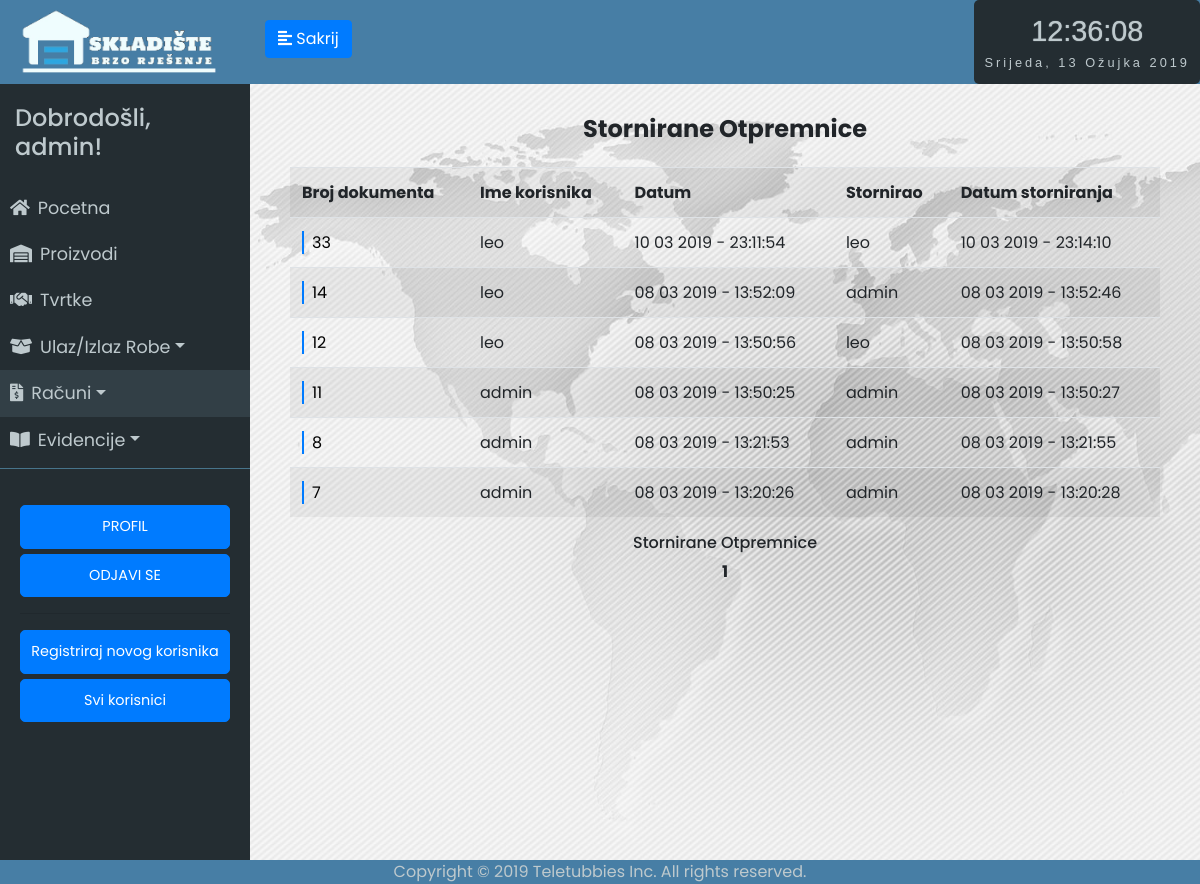
/receipts_izlaz_storno/1 (signed in), run on the app's committed database.
### app/models.py (models this page shows, shortened)
class User(UserMixin, db.Model):
	id = db.Column(db.Integer, primary_key=True)
	username = db.Column(db.String(64), index=True, unique=True)
	email = db.Column(db.String(120), index=True, unique=True)
	password_hash = db.Column(db.String(128))
	last_seen = db.Column(db.DateTime, default=datetime.utcnow)
	rank = db.Column(db.String(32))
	status = db.Column(db.String(32))
	evidencija = db.relationship('Evidencija', backref='user', lazy='dynamic')
	receipt = db.relationship('Receipt', backref='stornoUser', lazy='dynamic')

class Receipt(db.Model):
	id = db.Column(db.Integer, primary_key=True)
	status = db.Column(db.String(64))
	date = db.Column(db.DateTime, default=datetime.utcnow)
	receipt_type = db.Column(db.String(64))
	evidencija = db.relationship('Evidencija', backref='receipt', lazy='dynamic')
	storno_date = db.Column(db.DateTime, nullable=True)
	storno_user = db.Column(db.Integer, db.ForeignKey('user.id'), nullable=True)

### app/routes.py (the view)
@app.route('/receipts_izlaz_storno/<int:page_num>')
@login_required
def receipts_izlaz_storno(page_num):
	form = SearchReceiptNumber()
	receipts = Receipt.query.filter_by(receipt_type="izlaz", status="storno").order_by(Receipt.date.desc()).paginate(per_page=7, page=page_num, error_out=True)
	return render_template('receipts_izlaz_storno.html', title='Racuni', receipts=receipts, form = form)

### app/models.py (called while the page is built)
@login.user_loader
def load_user(id):
	return User.query.get(int(id))

### app/routes.py (called while the page is built)
@app.before_request
def before_request():
	if current_user.is_authenticated:
		current_user.last_seen = datetime.utcnow()
		db.session.commit()

### app/templates/receipts_izlaz_storno.html (shortened to what this page needs)
{% extends "base.html" %}
{% block racuni %}active{% endblock %}
{% block content %}
<div class="unos-p">
    <h4><strong>Stornirane Otpremnice</strong></h4>
    <table class="table table-striped">
        <tr>
            <th>Broj dokumenta</th>
            <th>Ime korisnika</th>
            <th>Datum</th>
            <th>Stornirao</th>
            <th>Datum storniranja</th>
        </tr>
    {% for receipt in receipts.items %}
        <tr>
            <td><a href="/receipt/{{receipt.id}}" class="dekoracija">{{ receipt.id }}</a></td>
            <td>{{ receipt.evidencija.first().user.username }}</td>
            <td>{{ receipt.date.strftime('%d %m %Y - %H:%M:%S') }}</td>
            <td>{{ receipt.stornoUser.username }}</td>
            <td>{{ receipt.storno_date.strftime('%d %m %Y - %H:%M:%S') }}</td>
        </tr></a>
    {% endfor %}
    </table>
    <h6>Stornirane Otpremnice</h6>
            {% for page in receipts.iter_pages(left_edge=3, right_edge=3, left_current=3, right_current=3) %}
                {% if page %}
                    {% if page != receipts.page %}
                            <a href="{{ url_for('receipts_izlaz_storno', page_num=page) }}">{{ page }}</a>
                    {% else %}
                        <strong>{{ page }}</strong>
                    {% endif %}
                {% else %}
                    <span class=ellipsis>…</span>
                {% endif %}
            {% endfor %}
{% endblock %}

### app/templates/base.html (shortened to what this page needs)
<html>
<head>
	<link rel="stylesheet" href="https://stackpath.bootstrapcdn.com/bootstrap/4.2.1/css/bootstrap.min.css" integrisha384-GJzZqFGwb1QTTN6wy59ffF1BuGJpLSa9DkKMp0DgiMDm4iYMj70gZWKYbI706tWS">
	<link href="../static/style.css" type="text/css" rel="stylesheet">
	<link rel="stylesheet" href="https://use.fontawesome.com/releases/v5.7.1/css/all.css">
</head>
<body onload="startTime()">
	<div class="wrapper">
	<nav id="sidebar">
		<div class="sidebar-header ">
			<img src="../static/logo5.png" style="width: 200px; height: auto;">
		</div>
		<ul class="list-unstyled components" id="navigation">
			<h4>Dobrodošli, {{ current_user.username }}!</h4>
			<li class="{% block index %}{% endblock %}">
				<a href="{{ url_for('index') }}"><i class="fas fa-home mr-2"></i>Pocetna</a>
			</li>
			<li class="{% block stanje_skladista %}{% endblock %}">
				<a href="{{ url_for('stanje_skladista1') }}"><i class="fas fa-warehouse mr-2"></i>Proizvodi</a>
			</li>
			<li class="{% block dobavljaci %}{% endblock %}">
				<a href="{{ url_for('tvrtke1') }}"><i class="fas fa-handshake mr-2"></i>Tvrtke</a>
			</li>
			<li class="{% block ulaz_izlaz %}{% endblock %}">
				<a href="#pageSubmenu2" data-toggle="collapse" aria-expanded="false" class="dropdown-toggle"><i class="fas fa-box-open mr-2"></i>Ulaz/Izlaz Robe</a>
			</li>
			<li class="{% block racuni %}{% endblock %}">
				<a href="#pageSubmenu3" data-toggle="collapse" aria-expanded="false" class="dropdown-toggle"><i class="fas fa-file-invoice-dollar mr-2"></i>Računi</a>
			</li>
			<li class="{% block evidencije %}{% endblock %}">
				<a href="#pageSubmenu" data-toggle="collapse" aria-expanded="false" class="dropdown-toggle"><i class="fas fa-book-open mr-2"></i>Evidencije</a>
			</li>
		</ul>
		<ul class="list-unstyled CTAs">
                <li>
                    <a href="{{ url_for('user', username=current_user.username) }}" class="btn btn-primary hover-plava">PROFIL</a>
                </li>
                <li>
                    <a href="{{ url_for('logout') }}" class="btn btn-primary hover-plava">ODJAVI SE</a>
                </li>
                {%  if current_user.rank == "admin"%}
                <hr>
                    <li>
                        <a href="{{ url_for('register') }}" class="btn btn-primary hover-plava">Registriraj novog korisnika</a>
                    </li>
                    <li>
                        <a href="{{ url_for('svi_korisnici1') }}" class="btn btn-primary hover-plava">Svi korisnici</a>
                    </li>
                {% endif %}
            </ul>
	</nav>
		<div class="tijelo">
	        <div class="plava-pozadina">
	        	<div class="d-flex bd-highlight">
	  				<div class="bd-highlight">
		            	<button type="button" id="sidebarCollapse" class="btn btn-primary">
			                <i class="fas fa-align-left"></i>
			                <span class="sakrij-tipku"></span>
		            	</button>
		            </div>
	  				<div class="ml-auto bd-highlight">
	  					<div id="clockdate">
		  					<div class="clockdate-wrapper">
		    					<div id="clock"></div>
		    					<div id="date"></div>
		  					</div>
						</div>
					</div>
				</div>
	    	</div>
			<div class="plavo">
			{% block content %}
			{% endblock %}
			</div>
		</div>
<footer>Copyright © 2019 Teletubbies Inc. All rights reserved.</footer>
</body>
</html>

### app/static/style.css (style rules this page uses)
body { font-family: 'Poppins', sans-serif; background: #fafafa; }
h4 { padding: 15px; }
.wrapper { display: flex; width: 100%; align-items: stretch; }
a, a:hover, a:focus { color: inherit; text-decoration: none; transition: all 0.3s; }
#sidebar { min-width: 250px; max-width: 250px; min-height: 100vh; background: #242d32; color: #bec9cd; transition: all 0.3s; }
#sidebarCollapse { margin-top: 20px; margin-left: 15px; }
#sidebar .sidebar-header { padding: 7.5px 20px; background: #477ea5; color: #f0fdfe; }
#sidebar ul.components { padding: 5px 0; border-bottom: 1px solid #47748b; }
#sidebar ul li a { padding: 10px; font-size: 1.1em; display: block; }
#sidebar ul li.active > a, a[aria-expanded="true"] { color: #bec9cd; background: #323f46; }
ul.CTAs { padding: 20px; }
ul.CTAs a { text-align: center; font-size: 0.9em !important; display: block; border-radius: 5px; margin-bottom: 5px; }
.tijelo { display: inline-block; width: 100%; }
.plavo { display: inline-block; width: 100%; text-align: center; }
.plava-pozadina { background-color: #477ea5; display: inline-block; width: 100%; height: 84px; }
.unos-p { padding-top: 2vh; padding-left: 5vh; padding-right: 5vh; background-image: url('map.jpg'); height: 100vh; }
.sakrij-tipku:before { content: 'Sakrij'; }
.clockdate-wrapper { background-color: #242d32; padding:10px; max-width:350px; width:100%; text-align:center; border-radius:5px; margin:0 auto; height: 84px; }
#clock { background-color:#242d32; font-family: sans-serif; font-size:1.8rem; text-shadow:0px 0px 1px #bec9cd; color:#bec9cd; }
#date { letter-spacing:3px; font-size:0.8rem; font-family:arial,sans-serif; color:#bec9cd; }
footer { position: fixed; left: 0; bottom: 0; width: 100%; background-color: #477ea5; color: #bec9cd; text-align: center; }
.dekoracija { background: linear-gradient( to right, var(--mainColor) 0%, var(--mainColor) 2px, transparent 2px ); background-repeat: repeat-x; background-size: 100%; color: #000; padding-left: 10px; text-decoration: none; padding: 0 10px; }
:root { --mainColor: #007bff; }

### data on the page
User: username "admin"
Receipt: id "33", evidencija.first "leo", date "10 03 2019 - 23:11:54", stornoUser.username "leo", storno_date "10 03 2019 - 23:14:10"
Receipt: id "14", evidencija.first "leo", date "08 03 2019 - 13:52:09", stornoUser.username "admin", storno_date "08 03 2019 - 13:52:46"
Receipt: id "12", evidencija.first "leo", date "08 03 2019 - 13:50:56", stornoUser.username "leo", storno_date "08 03 2019 - 13:50:58"
Receipt: id "11", evidencija.first "admin", date "08 03 2019 - 13:50:25", stornoUser.username "admin", storno_date "08 03 2019 - 13:50:27"
Receipt: id "8", evidencija.first "admin", date "08 03 2019 - 13:21:53", stornoUser.username "admin", storno_date "08 03 2019 - 13:21:55"
Receipt: id "7", evidencija.first "admin", date "08 03 2019 - 13:20:26", stornoUser.username "admin", storno_date "08 03 2019 - 13:20:28"

### other printed values
{{ page }} "1"
